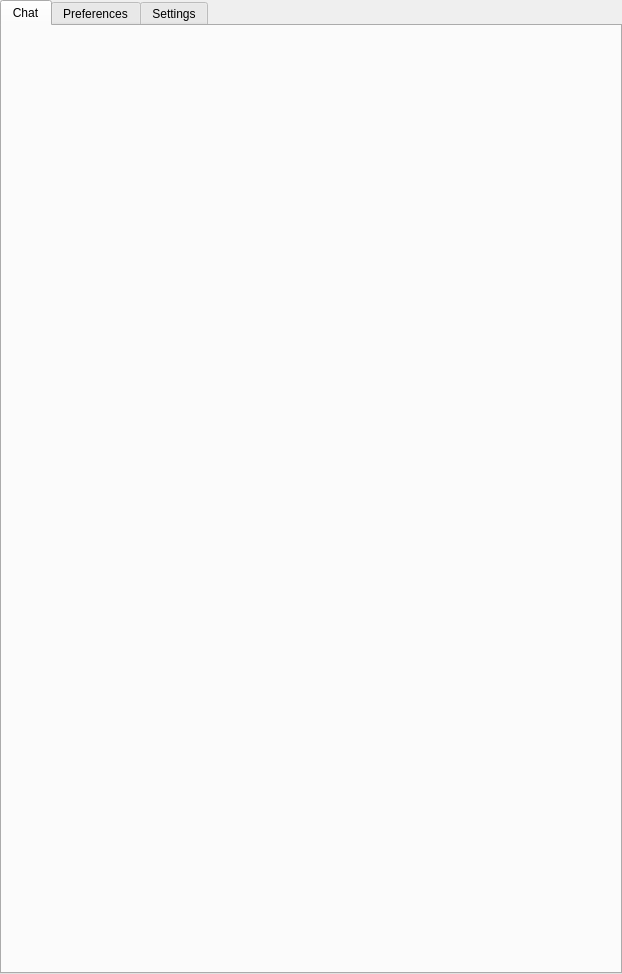
<?xml version="1.0" encoding="UTF-8"?>
<ui version="4.0">
 <class>llm_widget</class>
 <widget class="QWidget" name="llm_widget">
  <property name="geometry">
   <rect>
    <x>0</x>
    <y>0</y>
    <width>622</width>
    <height>974</height>
   </rect>
  </property>
  <property name="windowTitle">
   <string>Form</string>
  </property>
  <layout class="QGridLayout" name="gridLayout">
   <property name="leftMargin">
    <number>0</number>
   </property>
   <property name="topMargin">
    <number>0</number>
   </property>
   <property name="rightMargin">
    <number>0</number>
   </property>
   <property name="bottomMargin">
    <number>0</number>
   </property>
   <item row="0" column="0">
    <widget class="QTabWidget" name="tabWidget">
     <property name="currentIndex">
      <number>0</number>
     </property>
     <widget class="QWidget" name="chat">
      <attribute name="icon">
       <iconset theme="user-available">
        <normaloff>../../../</normaloff>../../../</iconset>
      </attribute>
      <attribute name="title">
       <string>Chat</string>
      </attribute>
      <layout class="QGridLayout" name="gridLayout_8">
       <property name="leftMargin">
        <number>0</number>
       </property>
       <property name="topMargin">
        <number>0</number>
       </property>
       <property name="rightMargin">
        <number>0</number>
       </property>
       <property name="bottomMargin">
        <number>0</number>
       </property>
       <item row="0" column="0">
        <widget class="ChatPromptWidget" name="chat_prompt_widget" native="true"/>
       </item>
      </layout>
     </widget>
     <widget class="QWidget" name="preferences">
      <attribute name="icon">
       <iconset theme="preferences-desktop">
        <normaloff>../../../</normaloff>../../../</iconset>
      </attribute>
      <attribute name="title">
       <string>Preferences</string>
      </attribute>
      <layout class="QGridLayout" name="gridLayout_2">
       <property name="leftMargin">
        <number>0</number>
       </property>
       <property name="topMargin">
        <number>0</number>
       </property>
       <property name="rightMargin">
        <number>0</number>
       </property>
       <property name="bottomMargin">
        <number>0</number>
       </property>
       <item row="0" column="0">
        <widget class="LLMPreferencesWidget" name="llm_preferences_widget" native="true"/>
       </item>
      </layout>
     </widget>
     <widget class="QWidget" name="settings">
      <attribute name="icon">
       <iconset theme="preferences-other">
        <normaloff>../../../</normaloff>../../../</iconset>
      </attribute>
      <attribute name="title">
       <string>Settings</string>
      </attribute>
      <layout class="QGridLayout" name="gridLayout_5">
       <property name="leftMargin">
        <number>0</number>
       </property>
       <property name="topMargin">
        <number>0</number>
       </property>
       <property name="rightMargin">
        <number>0</number>
       </property>
       <property name="bottomMargin">
        <number>0</number>
       </property>
       <item row="0" column="0">
        <widget class="LLMSettingsWidget" name="llm_settings_widget" native="true"/>
       </item>
      </layout>
     </widget>
    </widget>
   </item>
  </layout>
 </widget>
 <customwidgets>
  <customwidget>
   <class>ChatPromptWidget</class>
   <extends>QWidget</extends>
   <header>airunner/components/chat/gui/widgets/chat_prompt_widget</header>
   <container>1</container>
  </customwidget>
  <customwidget>
   <class>LLMSettingsWidget</class>
   <extends>QWidget</extends>
   <header>airunner/components/llm/gui/widgets/llm_settings_widget</header>
   <container>1</container>
  </customwidget>
  <customwidget>
   <class>LLMPreferencesWidget</class>
   <extends>QWidget</extends>
   <header>airunner/components/llm/gui/widgets/llm_preferences_widget</header>
   <container>1</container>
  </customwidget>
 </customwidgets>
 <tabstops>
  <tabstop>tabWidget</tabstop>
 </tabstops>
 <resources/>
 <connections/>
 <slots>
  <slot>prompt_text_changed(QString)</slot>
  <slot>botname_text_changed(QString)</slot>
  <slot>username_text_changed(QString)</slot>
  <slot>model_version_changed(QString)</slot>
  <slot>random_seed_toggled(bool)</slot>
  <slot>response_text_changed(QString)</slot>
  <slot>seed_changed(QString)</slot>
  <slot>suffix_text_changed()</slot>
  <slot>prefix_text_changed()</slot>
  <slot>action_button_clicked_send()</slot>
  <slot>action_button_clicked_generate_characters()</slot>
  <slot>action_button_clicked_clear_conversation()</slot>
  <slot>message_type_text_changed(QString)</slot>
  <slot>personality_type_changed(QString)</slot>
  <slot>toggled_4bit(bool)</slot>
  <slot>toggled_8bit(bool)</slot>
  <slot>toggled_16bit(bool)</slot>
  <slot>toggled_32bit(bool)</slot>
  <slot>do_sample_toggled(bool)</slot>
  <slot>early_stopping_toggled(bool)</slot>
  <slot>model_text_changed(QString)</slot>
  <slot>reset_settings_to_default_clicked()</slot>
  <slot>use_gpu_toggled(bool)</slot>
  <slot>override_parameters_toggled(bool)</slot>
  <slot>toggled_2bit(bool)</slot>
  <slot>toggle_leave_model_in_vram(bool)</slot>
  <slot>toggle_unload_model(bool)</slot>
  <slot>toggle_move_model_to_cpu(bool)</slot>
  <slot>prompt_template_text_changed(QString)</slot>
 </slots>
</ui>
